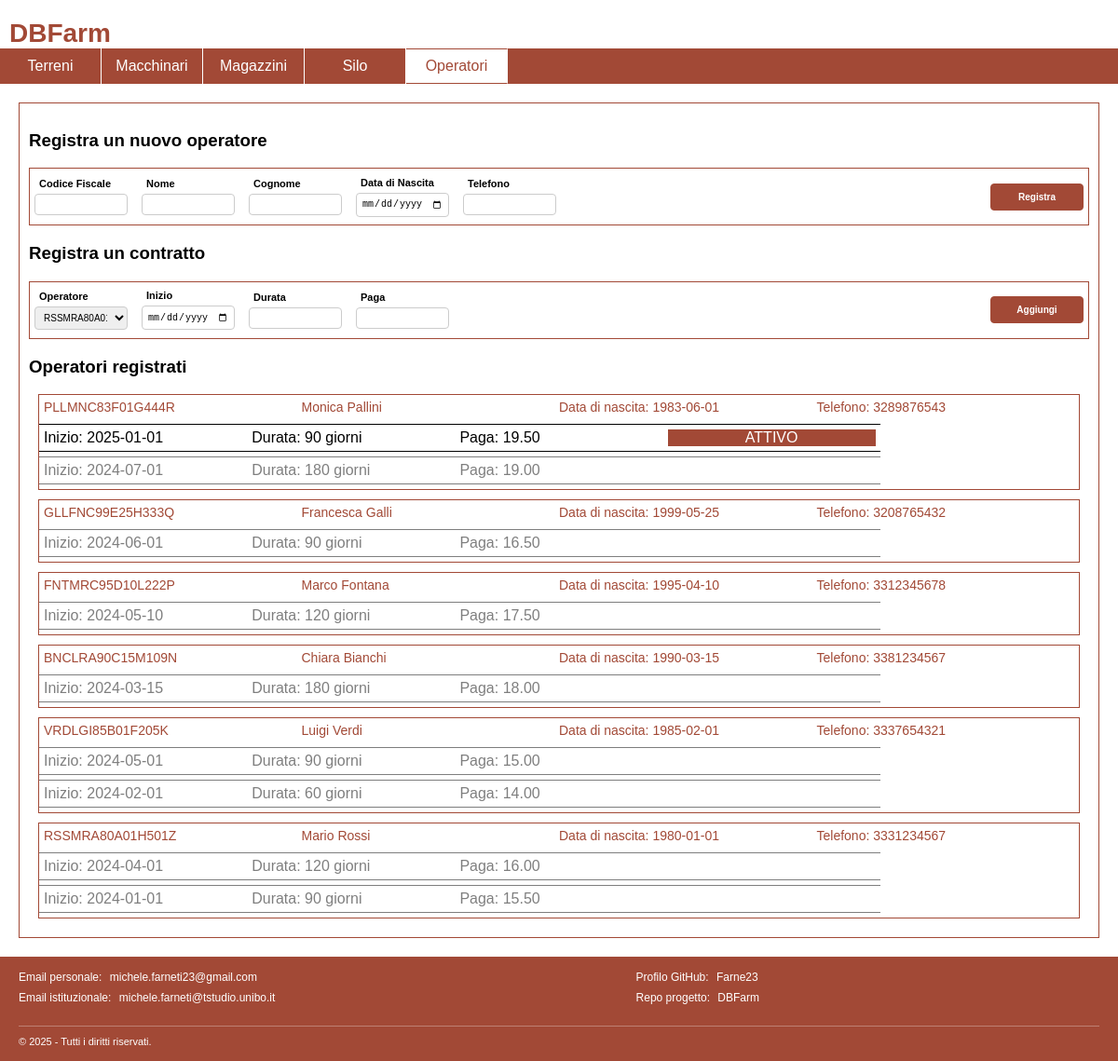
The app's page /operatori.php with its own data.
### tables this page shows
CREATE TABLE operatori (
    CF CHAR(16) PRIMARY KEY,
    nome VARCHAR(50) NOT NULL,
    cognome VARCHAR(50) NOT NULL,
    data_nascita DATE NOT NULL,
    telefono VARCHAR(15) NOT NULL
);

CREATE TABLE contratti_impiego (
    CF CHAR(16), 
    data_inizio DATE NOT NULL,
    durata INT NOT NULL,
    paga_oraria DECIMAL(10, 2) NOT NULL,
    UNIQUE(CF, data_inizio),
    PRIMARY KEY (CF, data_inizio), 
    FOREIGN KEY (CF) REFERENCES operatori(CF)
);

### operatori.php (called while the page is built, shortened)
<?php
require 'template/base.php';
?>

### database/database.php (called while the page is built, shortened)
<?php
class DatabaseHelper
{
    private $db;
    public function __construct($servername, $username, $password, $dbname, $port)
    {
        $this->db = new mysqli($servername, $username, $password, $dbname, $port);
    }
    public function getOperatori()
    {
        $stmt = $this->db->prepare("SELECT DISTINCT operatori.* FROM operatori LEFT JOIN contratti_impiego ON operatori.CF = contratti_impiego.CF ORDER BY contratti_impiego.data_inizio + contratti_impiego.durata DESC ");
        $stmt->execute();
        $result = $stmt->get_result();
        return $result->fetch_all(MYSQLI_ASSOC);
    }
    public function getContrattiSottoscritti($CFoperatore)
    {
        $stmt = $this->db->prepare("SELECT * FROM contratti_impiego WHERE CF = ? ORDER BY contratti_impiego.data_inizio + contratti_impiego.durata DESC");
        $stmt->bind_param("s", $CFoperatore);
        $stmt->execute();
        $result = $stmt->get_result();
        return $result->fetch_all(MYSQLI_ASSOC);
    }
    function getOperatoriListComplete()
    {
        $operatori = $this->getOperatori();
        foreach ($operatori as &$operatore) {
            $operatore["contratti"] = $this->getContrattiSottoscritti($operatore["CF"]);
        }
        return $operatori;
    }
}
?>

### utils/functions.php (the view, shortened to what this page needs)
<?php
function createListaOperatori($operatoriInfo)
{
    $oggi = new DateTime();
    $listaOperatori = "";
    foreach ($operatoriInfo as $operatore) {
        $listaOperatori .= "<li>";
        $listaOperatori .= "<div class='white-on-orange'>";
        $listaOperatori .= "<span> " . $operatore["CF"] . "</span>";
        $listaOperatori .= "<span>" . $operatore["nome"] . " " . $operatore["cognome"] . "</span>";
        $listaOperatori .= "<span> Data di nascita: " . $operatore["data_nascita"] . "</span>";
        $listaOperatori .= "<span> Telefono: " . $operatore["telefono"] . "</span>";
        $listaOperatori .= "</div>";
        $listaOperatori .= "<div>";
        $listaOperatori .= "<ul>";
        foreach ($operatore["contratti"] as $contratto) {
            $data = new DateTime($contratto["data_inizio"]);
            if ($data->modify("+{$contratto["durata"]} days") > $oggi) {
                $listaOperatori .= "<li class='active'>";
            } else {
                $listaOperatori .= "<li class='expired'>";
            }
            $listaOperatori .= "<span> Inizio: " . $contratto["data_inizio"] . "</span>";
            $listaOperatori .= "<span> Durata: " . $contratto["durata"] . " giorni </span>";
            $listaOperatori .= "<span> Paga: " . $contratto["paga_oraria"] . "</span>";
            if ($data > $oggi) {
                $listaOperatori .= "<span class='orange-on-white'> ATTIVO </span>";
            }
            $listaOperatori .= "</li>";
        }
        $listaOperatori .= "</ul>";
        $listaOperatori .= "</div>";
        $listaOperatori .= "</li>";
    }
    return $listaOperatori;
}
?>

### style/styles.css (style rules this page uses)
body { font-family: "Trebuchet MS", Helvetica, sans-serif; }
body, ul, h1 { padding: 0px; margin: 0px; }
ul { list-style: none; }
main>section>ul>li { border: 1px solid #A24936; margin: 10px; }
main>section>ul>li>div { display: flex; flex-direction: row; }
main>section>ul>li>div>span { font-size: 14px; width: 25%; }
main>section>ul>li>div>ul>li { width: 80%; margin: 5px 5px 5px 0px; display: flex; flex-direction: row; padding: 5px; border-top: 1px solid black; border-bottom: 1px solid black; }
.expired { opacity: 50%; }
main>section>ul>li>div>ul>li>* { display: flex; width: 25%; }
main>section>ul>li>div>ul>li.active>span:last-of-type { text-align: center; display: inline-block; }
main>section>ul>li>div>ul { width: 100%; }
main>section>ul>li>div:first-of-type { padding: 5px 5px; }
.white-on-orange { background-color: white; color: #A24936; }
.orange-on-white { background-color: #A24936; color: white; }

### records on screen
operatori: CF "PLLMNC83F01G444R", nome "Monica", cognome "Pallini", data_nascita "1983-06-01", telefono "3289876543"
contratti_impiego: data_inizio "2025-01-01", durata "90", paga_oraria "19.50", shows "ATTIVO"
contratti_impiego: data_inizio "2024-07-01", durata "180", paga_oraria "19.00"
operatori: CF "GLLFNC99E25H333Q", nome "Francesca", cognome "Galli", data_nascita "1999-05-25", telefono "3208765432"
contratti_impiego: data_inizio "2024-06-01", durata "90", paga_oraria "16.50"
operatori: CF "FNTMRC95D10L222P", nome "Marco", cognome "Fontana", data_nascita "1995-04-10", telefono "3312345678"
contratti_impiego: data_inizio "2024-05-10", durata "120", paga_oraria "17.50"
operatori: CF "BNCLRA90C15M109N", nome "Chiara", cognome "Bianchi", data_nascita "1990-03-15", telefono "3381234567"
contratti_impiego: data_inizio "2024-03-15", durata "180", paga_oraria "18.00"
operatori: CF "VRDLGI85B01F205K", nome "Luigi", cognome "Verdi", data_nascita "1985-02-01", telefono "3337654321"
contratti_impiego: data_inizio "2024-05-01", durata "90", paga_oraria "15.00"
contratti_impiego: data_inizio "2024-02-01", durata "60", paga_oraria "14.00"
operatori: CF "RSSMRA80A01H501Z", nome "Mario", cognome "Rossi", data_nascita "1980-01-01", telefono "3331234567"
contratti_impiego: data_inizio "2024-04-01", durata "120", paga_oraria "16.00"
contratti_impiego: data_inizio "2024-01-01", durata "90", paga_oraria "15.50"

### other values on screen
form field siti "RSSMRA80A01H501Z"
